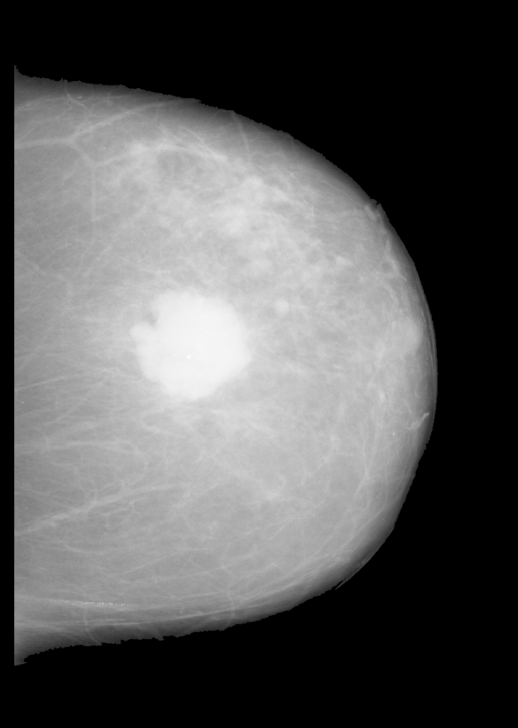
#> input picture mamografia.png, 518 x 728 px
$ jupyter execute lowpass_filter.ipynb
#> lines starting #> are read from the running program, lines starting #| are printed output that depends on the picture
# Filtragem de imagens: teoria e prática.

<p align='justify'>As operações de filtragem podem ser realizadas tanto no domínio do espaço quanto de frequência. Além disso, os filtros podem ser classificados em três categorias: passa-baixas, passa-altas e passa-faixa.<p>

<p align='justify'>Em resumo, um filtro passa-baixa tem como objetivo suavizar a imagem de entrada, uma vez que as altas frequências, que correspondem às transições abruptas, são atenuadas. Por outro lado, um filtro passa-alta tem como objetivo tornar mais nítida as transições entre regiões diferentes, conhecidas como bordas.<p>

<p align='justify'>No domínio espacial, o nível de cinza de um ponto f(x,y) após a transformação depende do valor do nível de cinza original do ponto e de outros pontos da vizinhança de f(x,y) usando matrizes denominadas de máscaras ou kernels. A cada posição da máscara está associado um valor numérico, chamado de coeficiente.<p>

Os filtros passa-baixas mais conhecidos e utilizados são:

* Filtro da média: Cada pixel é substituído pelo valor médio dos pixels da vizinhança.

* Filtro Gaussiano: Cada pixel é substituído por uma média ponderada dos pixels da vizinhança.

* Filtro da mediana: Cada pixel é substituído pela mediana dos pixels da vizinhança.

* Filtro bilateral: Cada pixel é substituído por uma média ponderada dos pixels da vizinhança com preservação de bordas.

[cell 1]
#importando as bibliotecas necessárias
import cv2 as cv
import numpy as np
from google.colab.patches import cv2_imshow

[cell 2]
#lendo uma imagem de mamografia digital com a presença de um nódulo
input_image = cv.imread('mamografia.png', 0)
#> input_image is the input picture: shape (728, 518); min 0, max 252, mean 89.4
input_image = cv.resize(input_image, dsize = None, fx = 0.5, fy = 0.5) #reduzindo a imagem pela metade do tamanho original
#> input_image: shape (364, 259)
cv2_imshow(input_image)

[cell 3]
#Filtro da média
mean_image = cv.blur(input_image, (9,9)) #máscara de tamanho 9x9
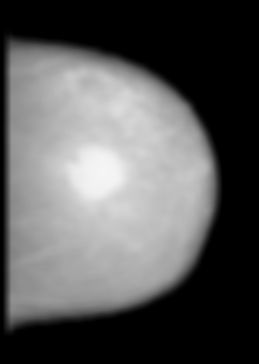
#> mean_image: shape (364, 259); min 0, max 245, mean 89.4

gaussian_image = cv.GaussianBlur(input_image, (9,9), 0) #máscara de tamanho 9x9

median_image = cv.medianBlur(input_image, 9) #máscara de tamanho 9x9

bilateral_image = cv.bilateralFilter(input_image, 9, 21, 21) #máscara de tamanho 9x9

images = np.hstack((input_image, mean_image, gaussian_image, median_image, bilateral_image))
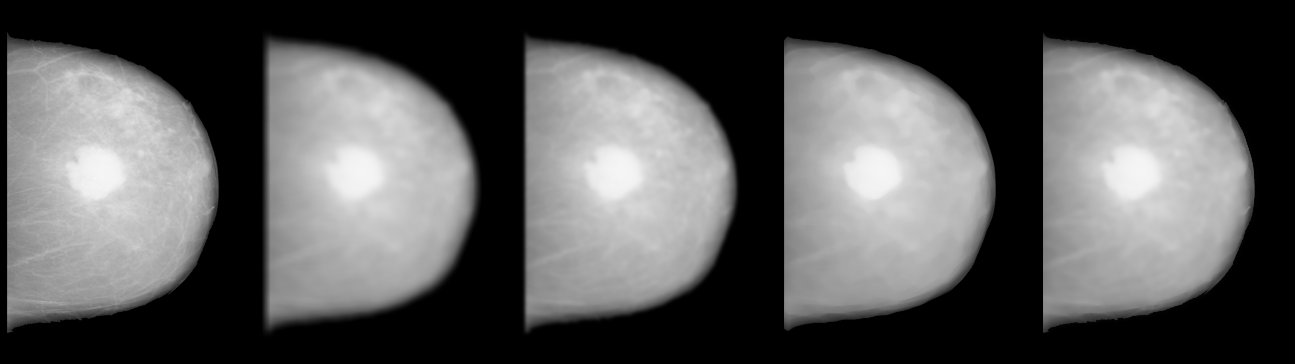
#> images: shape (364, 1295); min 0, max 252, mean 89.4

cv2_imshow(images)
